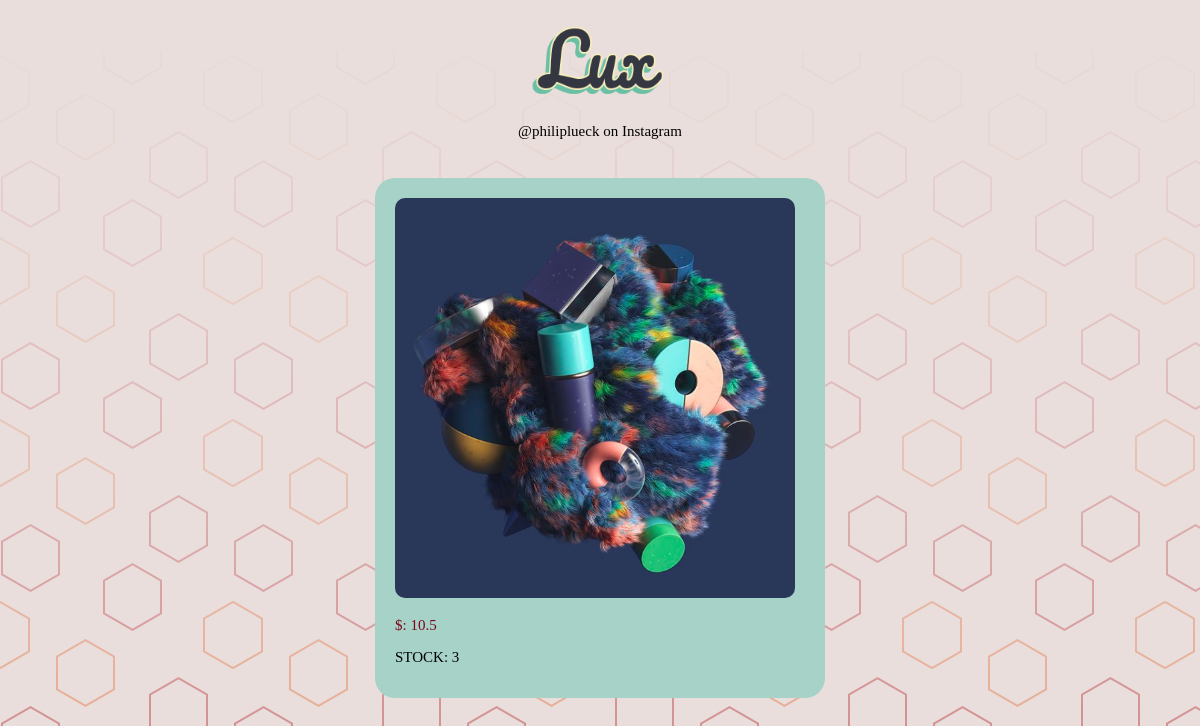
/lux_tienda/lamina1/, run on the app's committed database.
### lux_tienda/models.py (models this page shows)
class Producto(models.Model):
    nombre = models.CharField(max_length=50)
    stock = models.IntegerField(default=0)
    precio = models.FloatField()
    image = models.CharField(max_length=200)

### lux_tienda/views.py (the view)
# urls.py: path('lamina1/', views.lamina1, name='lamina1'),
def lamina1(request):
    lamina1 = Producto.objects.all()[0]
    return render(request, 'lam.html', {'lamina':lamina1})

### lux_tienda/templates/lam.html (shortened to what this page needs)
{% load staticfiles %}
<!DOCTYPE html>
<html lang="es" dir="ltr">
<head>
  <link rel="stylesheet"  href="{% static 'css/lamina.css'%}">
</head>
  <body>
    <div id = "top">
      <img src="{% static 'title.png'%}" id = "title">
      <p>@philiplueck on Instagram</p>
    </div>
    <div id = "producto">
      <img src= "{% static '' %}{{lamina.image}}" alt="image1"/></a>
      <p id = "price"> $: {{lamina.precio}} </p>
      <p>STOCK: {{lamina.stock}} </p>
    </div>
  </body>
</html>

### lux_tienda/static/css/lamina.css (style rules this page uses)
body { background-image: url("fondo.png"); font-size: 15px; }
img { border-radius: 10px; width: 400px; height: 400px; }
#top { margin: auto; margin-left: auto; margin-right: auto; width: 200px; height: 150px; text-align: center; }
#title { border:none; width: 150px; height: 100px; display:block; margin-left: auto; margin-right: auto; }
#producto { margin: auto; margin-left: auto; margin-right: auto; margin-top: 20px; width: 430px; height: 500px; padding-left: 20px; padding-top: 20px; background-color: #A6D2C8; border-radius: 20px; font-size: 15px; }
#price { color: #7A081D; }

### data on the page
Producto: image (picture), precio "10.5", stock "3"
